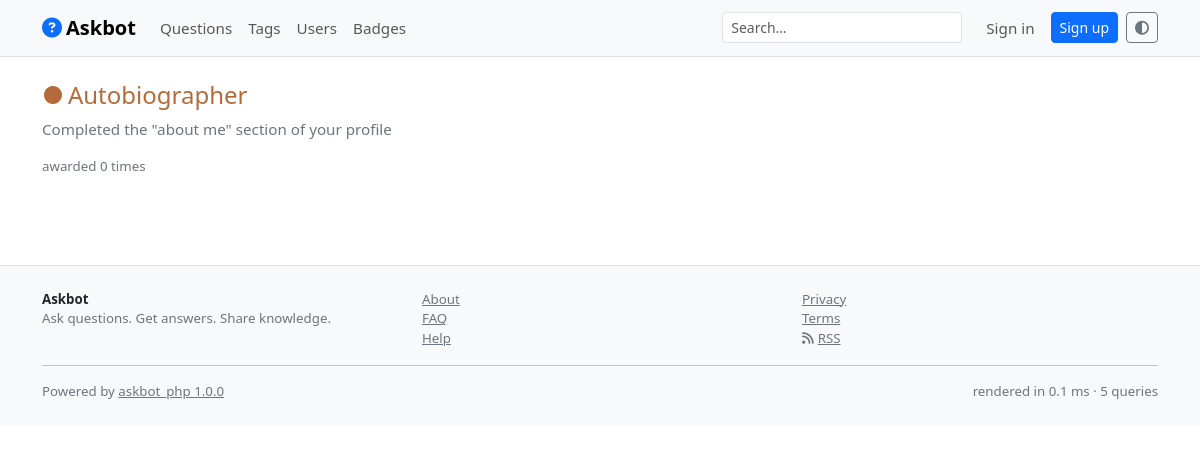
The page /badges/1/autobiographer on the database its author committed.
### tables this page shows
CREATE TABLE IF NOT EXISTS `badges` (
  `id`          BIGINT UNSIGNED NOT NULL AUTO_INCREMENT,
  `key_name`    VARCHAR(48) NOT NULL,
  `name`        VARCHAR(64) NOT NULL,
  `description` VARCHAR(255) NOT NULL,
  `level`       ENUM('bronze','silver','gold') NOT NULL DEFAULT 'bronze',
  `is_multiple` TINYINT(1) NOT NULL DEFAULT 0,
  `awarded_count` INT NOT NULL DEFAULT 0,
  PRIMARY KEY (`id`),
  UNIQUE KEY `uq_badges_key` (`key_name`)
);

### html/app/code/classes/PageEngine.php (called while the page is built, shortened)
<?php
class PageEngine {
    private static array $_skins = [10 => "default"];
    public static function skins(): array {
        krsort(self::$_skins);
        return self::$_skins;
    }
    public static function html_find(string $key, string $extension = ".php"): ?string {
        foreach (self::skins() as $skin) {
            $file = $_ENV["basepath"] . "/design/" . $skin . "/" . $key . $extension;
            if (is_file($file)) return $file;
        }
        return null;
    }
    public static function html(string $key, array $params = []): void {
        $file = self::html_find($key);
        include $file;
    }
}

### html/index.php (called while the page is built, shortened)
<?php
spl_autoload_register(function (string $class): void {
    $path = $_ENV["basepath"] . "/code/classes/" . str_replace("\\", "/", $class) . ".php";
    if (is_file($path)) { require_once $path; return; }
});
function html(?string $txt): string {
    return htmlspecialchars((string)$txt, ENT_QUOTES | ENT_SUBSTITUTE, "UTF-8");
}
function htmlattr(?string $txt): string {
    return htmlspecialchars((string)$txt, ENT_QUOTES | ENT_SUBSTITUTE, "UTF-8");
}
\web\Routing::start();

### html/app/code/classes/Badge.php (called while the page is built, shortened)
<?php
class Badge {
    public static function one(int $id): array {
        $db = new SQL(0);
        return $db->cmdrow('SELECT * FROM badges WHERE id = "{0}" LIMIT 0,1', [$id]);
    }
    public static function levelClass(string $level): string {
        return match ($level) {
            "gold"   => "badge-gold",
            "silver" => "badge-silver",
            default  => "badge-bronze",
        };
    }
}

### html/app/code/classes/SQL.php (called while the page is built, shortened)
<?php
class SQL {
    private static array $_conn = [];
    private static array $_link = [];
    public static float $timer = 0;
    public static bool $savehistory = false;
    private int $_nr = 0;
    public function __construct(int $connectionNr = 0) {
        $this->_nr = $connectionNr;
    }
    public static function init(int $nr, string $dburi): bool {
        $a = parse_url($dburi);
        $path = explode("/", trim($a["path"] ?? "", "/"));
        self::$_conn[$nr] = [
            "host"     => $a["host"] ?? "localhost",
            "port"     => (int)($a["port"] ?? 3306),
            "socket"   => null,
            "user"     => isset($a["user"]) ? rawurldecode($a["user"]) : "root",
            "password" => isset($a["pass"]) ? rawurldecode($a["pass"]) : "",
            "database" => $path[0] ?? "",
            "prefix"   => $path[1] ?? "",
        ];
        return true;
    }
    public function link(): \PDO {
        if (isset(self::$_link[$this->_nr])) return self::$_link[$this->_nr];
        $c = self::$_conn[$this->_nr];
        $dsn = "mysql:dbname=" . $c["database"] . ";charset=utf8mb4;";
        $dsn .= $c["socket"] !== null ? "unix_socket=" . $c["socket"] : "host=" . $c["host"] . ";port=" . $c["port"];
        $link = null;
        for ($try = 0; $try < 30; $try++) {
            try {
                $link = new \PDO($dsn, $c["user"], $c["password"], [
                    \PDO::ATTR_ERRMODE            => \PDO::ERRMODE_EXCEPTION,
                    \PDO::ATTR_DEFAULT_FETCH_MODE => \PDO::FETCH_ASSOC,
                    \PDO::ATTR_EMULATE_PREPARES   => false,
                    \PDO::ATTR_STRINGIFY_FETCHES  => false,
                ]);
                break;
            } catch (\PDOException $e) {
                $lastError = $e->getMessage();
                $link = null;
                usleep(500000);
            }
        }
        $link->exec("SET SESSION sql_mode = 'STRICT_TRANS_TABLES,NO_ENGINE_SUBSTITUTION'");
        $link->exec("SET SESSION time_zone = '+00:00'");
        self::$_link[$this->_nr] = $link;
        return $link;
    }
    public function escape(?string $value): string {
        $quoted = $this->link()->quote((string)$value);
        return substr($quoted, 1, -1);
    }
    private function bind(string $sql, array $values): string {
        if ($values === []) return $sql;
        foreach ($values as $k => $v) {
            if ($v === null)              $replacement = "";
            elseif (is_bool($v))          $replacement = $v ? "1" : "0";
            elseif (is_int($v) || is_float($v)) $replacement = (string)$v;
            elseif ($v instanceof \DateTimeInterface) $replacement = $v->format("Y-m-d H:i:s");
            else                          $replacement = $this->escape((string)$v);
            $sql = str_replace("{" . $k . "}", $replacement, $sql);
        }
        return $sql;
    }
    public function cmd(string $sql, array $values = []) {
        $sql = $this->bind($sql, $values);
        $link = $this->link();
        $start = microtime(true);
        try {
            $statement = $link->query($sql);
        } catch (\PDOException $e) {
            $this->_success = false;
            $this->lasterrornr = (int)$e->getCode();
            $this->lasterror = $e->getMessage();
            $duration = microtime(true) - $start;
            self::$timer += $duration;
            if (self::$savehistory) self::$history[] = ["cmd" => $sql, "time" => $duration, "error" => $this->lasterror];
            throw new SQLException("Query failed: " . $this->lasterror, 603, $sql);
        }
        $duration = microtime(true) - $start;
        self::$timer += $duration;
        $this->_result = $statement;
        return $this->_result;
    }
    public function cmdrow(string $sql, array $values = []): array {
        $statement = $this->cmd($sql, $values);
        $row = $statement->fetch(\PDO::FETCH_ASSOC);
        return is_array($row) ? $row : [];
    }
}

### html/app/code/classes/i18n.php (called while the page is built, shortened)
<?php
class i18n {
    private static array $_dict = [];
    private static array $_loaded = [];
    private static string $_lang = "en";
    public static function setLanguage(string $lang): void {
        $lang = strtolower(substr($lang, 0, 2));
        self::$_lang = $lang;
    }
    public static function init(string $source): void {
        if (isset(self::$_loaded[$source])) return;
        self::$_loaded[$source] = true;
        if (str_ends_with($source, ".php")) {
            $file = substr($source, 0, -4) . ".i18n.json";
        } else {
            $file = ($_ENV["basepath"] ?? ".") . "/locale/" . basename($source) . ".i18n.json";
        }
        if (!is_file($file)) return;
        $data = json_decode((string)file_get_contents($file), true);
        foreach ($data as $lang => $pairs) {
            foreach ($pairs as $key => $value) {
                self::$_dict[$lang][$key] = $value;
            }
        }
    }
    public static function translate(string $key): string {
        return self::$_dict[self::$_lang][$key] ?? $key;
    }
    public static function shortNumber($value): string {
        $value = (int)$value;
        return (string)$value;
    }
}
function __(string $key): string {
    return i18n::translate($key);
}

### html/app/design/default/page_badge.php (the view, shortened to what this page needs)
<?php
$badge = Badge::one((int)$params["id"]);
?>
<h1 class="h4 <?= htmlattr(Badge::levelClass((string)$badge["level"])) ?>"><span class="badge-dot"></span><?= html($badge["name"]) ?></h1>
<p class="text-secondary"><?= html($badge["description"]) ?></p>
<p class="small text-secondary"><?= html(sprintf(__("awarded %s times"), i18n::shortNumber($badge["awarded_count"]))) ?></p>

### html/skins/default/css/main.css (style rules this page uses)
:root { --ab-accepted: #198754; --ab-vote-active: #0d6efd; --ab-tag-bg: rgba(13, 110, 253, .08); --ab-tag-fg: #0a58ca; }
body { font-size: .95rem; }
.badge-dot::before { content: "\25CF"; margin-right: .25rem; }
.badge-bronze { color: #b56a3a; }

### rows shown on the page
badges: name "Autobiographer", description "Completed the \"about me\" section of your profile", awarded_count "awarded 0 times"

### other values the page prints
html($siteTitle) "Askbot"
html(__("Questions")) "Questions"
html(__("Tags")) "Tags"
html(__("Users")) "Users"
html(__("Badges")) "Badges"
html(__("Sign in")) "Sign in"
html(__("Sign up")) "Sign up"
html(Config::get("site_title")) "Askbot"
html(Config::get("site_tagline")) "Ask questions. Get answers. Share knowledge."
html(__("About")) "About"
html(__("FAQ")) "FAQ"
html(__("Help")) "Help"
html(__("Privacy")) "Privacy"
html(__("Terms")) "Terms"
html(__("RSS")) "RSS"
